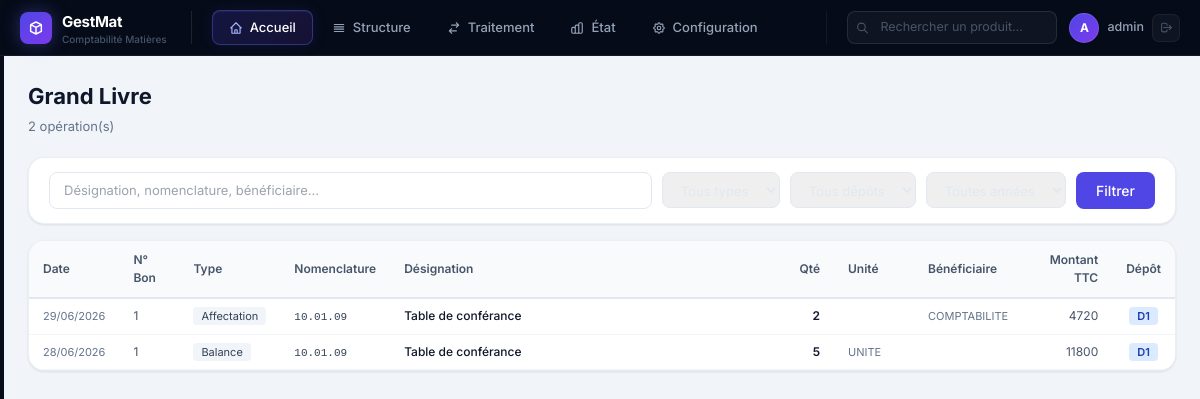
The page /etats/grand-livre/ (signed in) on the database its author committed.
### matieres/models.py (models this page shows, shortened)
class Journal(models.Model):
    date_creation = models.DateField(null=True, blank=True, verbose_name="Date")
    num_bon = models.IntegerField(default=0, verbose_name="N° Bon")
    type_entree = models.CharField(max_length=100, verbose_name="Type opération")
    designation = models.CharField(max_length=300, verbose_name="Désignation")
    nomenclature = models.CharField(max_length=30, verbose_name="Nomenclature")
    specification = models.CharField(max_length=300, blank=True, verbose_name="Spécification")
    qte = models.IntegerField(default=0, verbose_name="Quantité")
    unite = models.CharField(max_length=50, blank=True, verbose_name="Unité")
    prix_ht = models.DecimalField(max_digits=15, decimal_places=2, default=0, verbose_name="Prix HT")
    prix_ttc = models.DecimalField(max_digits=15, decimal_places=2, default=0, verbose_name="Prix TTC")
    montant_ttc = models.DecimalField(max_digits=15, decimal_places=2, default=0, verbose_name="Montant TTC")
    beneficiaire = models.CharField(max_length=200, blank=True, verbose_name="Bénéficiaire")
    annee_exercice = models.IntegerField(null=True, blank=True, verbose_name="Année")
    depot = models.CharField(max_length=50, blank=True, verbose_name="Dépôt")
    observation = models.TextField(blank=True, verbose_name="Observation")
    existant = models.IntegerField(default=0, verbose_name="Existant")
    entree_periode = models.IntegerField(default=0, verbose_name="Entrée")
    sortie_periode = models.IntegerField(default=0, verbose_name="Sortie")
    existant_fin_periode = models.IntegerField(default=0, verbose_name="Existant fin période")
    montant_existant = models.DecimalField(max_digits=15, decimal_places=2, default=0, verbose_name="Montant existant")
    class Meta:
        verbose_name = "Journal"
        verbose_name_plural = "Journal des opérations"
        ordering = ['-date_creation', '-num_bon']

### matieres/views.py (the view)
# urls.py: path('etats/grand-livre/', views.grand_livre, name='grand_livre'),
@login_required
def grand_livre(request):
    query = request.GET.get('q', '')
    type_op = request.GET.get('type', '')
    depot_f = request.GET.get('depot', '')
    annee_f = request.GET.get('annee', '')
    journal = Journal.objects.order_by('-date_creation', 'nomenclature')
    if query:
        journal = journal.filter(Q(designation__icontains=query) | Q(nomenclature__icontains=query))
    if type_op:
        journal = journal.filter(type_entree=type_op)
    if depot_f:
        journal = journal.filter(depot=depot_f)
    if annee_f:
        journal = journal.filter(annee_exercice=annee_f)
    types = Journal.objects.values_list('type_entree', flat=True).distinct()
    depots_j = Journal.objects.values_list('depot', flat=True).distinct()
    annees_j = Journal.objects.values_list('annee_exercice', flat=True).distinct().order_by('-annee_exercice')
    context = {
        'page_title': 'Grand Livre',
        'journal': journal,
        'types': types,
        'depots': depots_j,
        'annees': annees_j,
        'query': query,
        'type_op': type_op,
        'depot_f': depot_f,
        'annee_f': annee_f,
        'total': journal.count(),
    }
    return render(request, 'etats/grand_livre.html', context)

### templates/etats/grand_livre.html (shortened to what this page needs)
{% extends "base.html" %}
{% block content %}
<div style="display:flex;align-items:center;justify-content:space-between;margin-bottom:20px">
  <div>
    <h1 style="font-size:22px;font-weight:700;color:#0f172a">Grand Livre</h1>
    <p style="color:#64748b;font-size:13px;margin-top:4px">{{ total }} opération(s)</p>
  </div>
</div>
<div class="card" style="margin-bottom:16px;padding:14px 20px">
  <form method="get" style="display:flex;gap:10px;align-items:center;flex-wrap:wrap">
    <input name="q" value="{{ query }}" placeholder="Désignation, nomenclature, bénéficiaire…"
      style="flex:1;min-width:180px;padding:8px 14px;border:1px solid #e2e8f0;border-radius:8px;font-size:13px;outline:none">
    <select name="type" style="padding:8px 14px;border:1px solid #e2e8f0;border-radius:8px;font-size:13px">
      <option value="">Tous types</option>
    </select>
    <select name="depot" style="padding:8px 14px;border:1px solid #e2e8f0;border-radius:8px;font-size:13px">
      <option value="">Tous dépôts</option>
    </select>
    <select name="annee" style="padding:8px 14px;border:1px solid #e2e8f0;border-radius:8px;font-size:13px">
      <option value="">Toutes années</option>
    </select>
    <button class="btn-primary" type="submit" style="padding:8px 20px">Filtrer</button>
  </form>
</div>
<div class="card" style="padding:0;overflow:hidden">
  <table style="width:100%;border-collapse:collapse;font-size:12px">
    <thead>
      <tr style="background:#f8fafc;border-bottom:2px solid #e2e8f0">
        <th style="padding:10px 14px;text-align:left;font-weight:600;color:#475569;width:90px">Date</th>
        <th style="padding:10px 14px;text-align:left;font-weight:600;color:#475569;width:60px">N° Bon</th>
        <th style="padding:10px 14px;text-align:left;font-weight:600;color:#475569;width:100px">Type</th>
        <th style="padding:10px 14px;text-align:left;font-weight:600;color:#475569;width:100px">Nomenclature</th>
        <th style="padding:10px 14px;text-align:left;font-weight:600;color:#475569">Désignation</th>
        <th style="padding:10px 14px;text-align:right;font-weight:600;color:#475569;width:70px">Qté</th>
        <th style="padding:10px 14px;text-align:left;font-weight:600;color:#475569;width:80px">Unité</th>
        <th style="padding:10px 14px;text-align:left;font-weight:600;color:#475569;width:100px">Bénéficiaire</th>
        <th style="padding:10px 14px;text-align:right;font-weight:600;color:#475569;width:90px">Montant TTC</th>
        <th style="padding:10px 14px;text-align:center;font-weight:600;color:#475569;width:60px">Dépôt</th>
      </tr>
    </thead>
    <tbody>
      {% for j in journal %}
      <tr class="table-row">
        <td style="padding:8px 14px;color:#64748b;font-size:11px">{{ j.date_creation|date:"d/m/Y"|default:"—" }}</td>
        <td style="padding:8px 14px;color:#475569">{{ j.num_bon|default:"—" }}</td>
        <td style="padding:8px 14px">
          <span style="background:#f1f5f9;padding:2px 8px;border-radius:4px;font-size:11px;color:#334155">{{ j.type_entree|truncatechars:14 }}</span>
        </td>
        <td style="padding:8px 14px"><span style="font-family:monospace;font-size:11px;color:#334155">{{ j.nomenclature }}</span></td>
        <td style="padding:8px 14px;color:#0f172a;font-weight:500">{{ j.designation|truncatechars:40 }}</td>
        <td style="padding:8px 14px;text-align:right;font-weight:600;color:#0f172a">{{ j.qte }}</td>
        <td style="padding:8px 14px;color:#64748b;font-size:11px">{{ j.unite }}</td>
        <td style="padding:8px 14px;color:#64748b;font-size:11px">{{ j.beneficiaire|truncatechars:14 }}</td>
        <td style="padding:8px 14px;text-align:right;color:#475569">{{ j.montant_ttc|floatformat:0 }}</td>
        <td style="padding:8px 14px;text-align:center">
          {% if j.depot %}<span style="background:#dbeafe;color:#1e40af;padding:2px 8px;border-radius:4px;font-size:11px;font-weight:600">{{ j.depot }}</span>{% endif %}
        </td>
      </tr>
      {% empty %}
      <tr><td colspan="10" style="padding:40px;text-align:center;color:#94a3b8">Aucune opération.</td></tr>
      {% endfor %}
    </tbody>
  </table>
</div>
{% endblock %}

### templates/base.html (shortened to what this page needs)
<!DOCTYPE html>
<html lang="fr" class="h-full">
<head>
  <script src="https://cdn.tailwindcss.com"></script>
</head>
<body>
<header class="topbar">
  <div class="logo-wrap">
    <div class="logo-icon">
      <svg width="16" height="16" fill="none" stroke="#fff" viewBox="0 0 24 24" stroke-width="2.2">
        <path stroke-linecap="round" stroke-linejoin="round" d="M20 7l-8-4-8 4m16 0l-8 4m8-4v10l-8 4m0-10L4 7m8 4v10M4 7v10l8 4"/>
      </svg>
    </div>
    <div>
      <div class="logo-text">GestMat</div>
      <div class="logo-sub">{% if societe %}{{ societe.nom|truncatechars:20 }}{% else %}Comptabilité Matières{% endif %}</div>
    </div>
  </div>
  <nav class="tab-nav" role="tablist">
    <a href="{% url 'matieres:dashboard' %}" class="tab-btn" data-tab="accueil" role="tab">
      <svg width="14" height="14" fill="none" stroke="currentColor" viewBox="0 0 24 24" stroke-width="2">
        <path stroke-linecap="round" stroke-linejoin="round" d="M3 12l2-2m0 0l7-7 7 7M5 10v10a1 1 0 001 1h3m10-11l2 2m-2-2v10a1 1 0 01-1 1h-3m-6 0a1 1 0 001-1v-4a1 1 0 011-1h2a1 1 0 011 1v4a1 1 0 001 1m-6 0h6"/>
      </svg>
      Accueil
    </a>
    <span class="tab-btn" data-tab="structure" role="tab" style="cursor:pointer">
      <svg width="14" height="14" fill="none" stroke="currentColor" viewBox="0 0 24 24" stroke-width="2">
        <path stroke-linecap="round" stroke-linejoin="round" d="M4 6h16M4 10h16M4 14h16M4 18h16"/>
      </svg>
      Structure
    </span>
    <span class="tab-btn" data-tab="traitement" role="tab" style="cursor:pointer">
      <svg width="14" height="14" fill="none" stroke="currentColor" viewBox="0 0 24 24" stroke-width="2">
        <path stroke-linecap="round" stroke-linejoin="round" d="M8 7h12m0 0l-4-4m4 4l-4 4m0 6H4m0 0l4 4m-4-4l4-4"/>
      </svg>
      Traitement
    </span>
    <span class="tab-btn" data-tab="etat" role="tab" style="cursor:pointer">
      État
    </span>
    <span class="tab-btn" data-tab="configuration" role="tab" style="cursor:pointer">
      Configuration
    </span>
  </nav>
  <div class="topbar-right">
    <div class="search-wrap">
      <svg class="search-icon" width="13" height="13" fill="none" stroke="currentColor" viewBox="0 0 24 24" stroke-width="2">
        <path stroke-linecap="round" stroke-linejoin="round" d="M21 21l-6-6m2-5a7 7 0 11-14 0 7 7 0 0114 0"/>
      </svg>
      <input type="text" placeholder="Rechercher un produit…" name="q"
        hx-get="{% url 'matieres:htmx_recherche_produit' %}"
        hx-trigger="keyup changed delay:300ms"
        hx-target="#search-results">
    </div>
    <div class="user-wrap">
      <div class="user-avatar">{{ request.user.username|first|upper }}</div>
      <span class="user-name">{{ request.user.get_full_name|default:request.user.username }}</span>
      <a href="{% url 'logout' %}" class="btn-logout" title="Déconnexion">
        <svg width="13" height="13" fill="none" stroke="currentColor" viewBox="0 0 24 24" stroke-width="2">
          <path stroke-linecap="round" stroke-linejoin="round" d="M17 16l4-4m0 0l-4-4m4 4H7m6 4v1a3 3 0 01-3 3H6a3 3 0 01-3-3V7a3 3 0 013-3h4a3 3 0 013 3v1"/>
        </svg>
      </a>
    </div>
  </div>
</header>
<div class="app-body">
  <main class="main-area" id="main-content">
    <div class="main-inner">
      {% block content %}{% endblock %}
    </div>
  </main>
</div>
</body>
</html>

### rows shown on the page
Journal: date_creation "29/06/2026", num_bon "1", type_entree "Affectation", nomenclature "10.01.09", designation "Table de conférance", qte "2", beneficiaire "COMPTABILITE", montant_ttc "4720", depot "D1"
Journal: date_creation "28/06/2026", num_bon "1", type_entree "Balance", nomenclature "10.01.09", designation "Table de conférance", qte "5", unite "UNITE", montant_ttc "11800", depot "D1"

### other values the page prints
{{ request.user.username|first|upper }} "A"
{{ request.user.get_full_name|default:request.user.username }} "admin"
{{ total }} "2"
